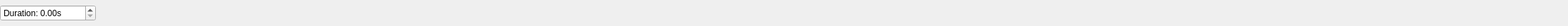
<?xml version="1.0" encoding="UTF-8"?>
<ui version="4.0">
 <class>QGCMissionNavIdle</class>
 <widget class="QWidget" name="QGCMissionNavIdle">
  <property name="geometry">
   <rect>
    <x>0</x>
    <y>0</y>
    <width>2208</width>
    <height>37</height>
   </rect>
  </property>
  <property name="sizePolicy">
   <sizepolicy hsizetype="Preferred" vsizetype="Preferred">
    <horstretch>0</horstretch>
    <verstretch>0</verstretch>
   </sizepolicy>
  </property>
  <property name="minimumSize">
   <size>
    <width>0</width>
    <height>0</height>
   </size>
  </property>
  <property name="windowTitle">
   <string>Form</string>
  </property>
  <property name="styleSheet">
   <string notr="true"/>
  </property>
  <layout class="QHBoxLayout" name="horizontalLayout">
   <property name="spacing">
    <number>5</number>
   </property>
   <property name="leftMargin">
    <number>0</number>
   </property>
   <property name="topMargin">
    <number>0</number>
   </property>
   <property name="rightMargin">
    <number>0</number>
   </property>
   <property name="bottomMargin">
    <number>0</number>
   </property>
   <item>
    <widget class="QDoubleSpinBox" name="param1SpinBox">
     <property name="sizePolicy">
      <sizepolicy hsizetype="Expanding" vsizetype="Fixed">
       <horstretch>0</horstretch>
       <verstretch>0</verstretch>
      </sizepolicy>
     </property>
     <property name="minimumSize">
      <size>
       <width>135</width>
       <height>0</height>
      </size>
     </property>
     <property name="maximumSize">
      <size>
       <width>135</width>
       <height>16777215</height>
      </size>
     </property>
     <property name="focusPolicy">
      <enum>Qt::WheelFocus</enum>
     </property>
     <property name="toolTip">
      <string>Delay Duration in Seconds</string>
     </property>
     <property name="statusTip">
      <string>Delay Duration in Seconds</string>
     </property>
     <property name="wrapping">
      <bool>false</bool>
     </property>
     <property name="frame">
      <bool>true</bool>
     </property>
     <property name="accelerated">
      <bool>true</bool>
     </property>
     <property name="keyboardTracking">
      <bool>false</bool>
     </property>
     <property name="prefix">
      <string>Duration: </string>
     </property>
     <property name="suffix">
      <string>s</string>
     </property>
     <property name="decimals">
      <number>2</number>
     </property>
     <property name="minimum">
      <double>0.000000000000000</double>
     </property>
     <property name="maximum">
      <double>10000.000000000000000</double>
     </property>
     <property name="singleStep">
      <double>1.000000000000000</double>
     </property>
    </widget>
   </item>
   <item>
    <spacer name="horizontalSpacer">
     <property name="orientation">
      <enum>Qt::Horizontal</enum>
     </property>
     <property name="sizeHint" stdset="0">
      <size>
       <width>40</width>
       <height>20</height>
      </size>
     </property>
    </spacer>
   </item>
  </layout>
 </widget>
 <resources/>
 <connections/>
</ui>
